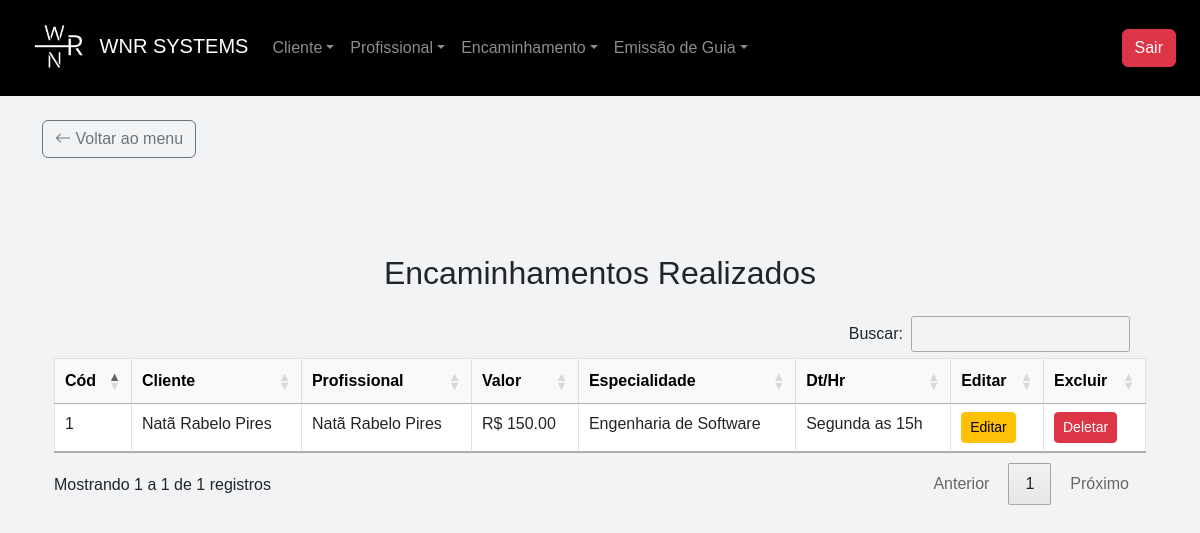
Before: /listar_encaminhamento (signed in) with the older database file.
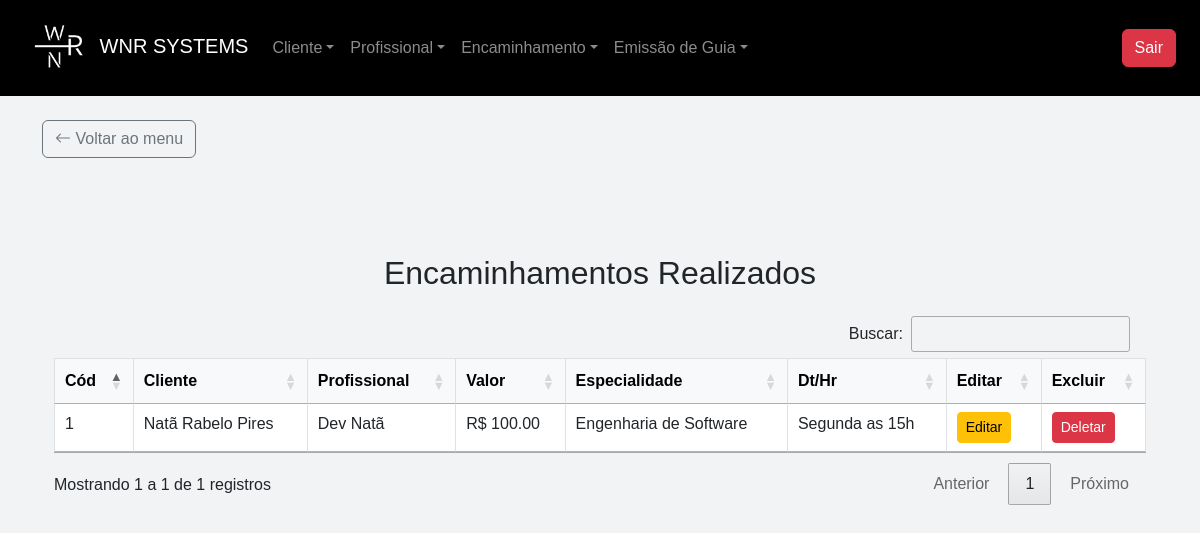
After: the same page with the newer database file.
### app/models.py (models this page shows)
class Encaminhamento(db.Model):
    __tablename__ = "encaminhamentos"
    id = db.Column(db.Integer, primary_key=True)
    convenio = db.Column(db.String)
    dias_horas_atendimento = db.Column(db.String)
    data_encaminhamento = db.Column(db.DateTime, default=db.func.current_timestamp())
    observacoes_gerais = db.Column(db.String)
    queixa = db.Column(db.String)
    valor = db.Column(db.Float)
    cliente_id = db.Column(db.Integer, db.ForeignKey("clientes.id", ondelete="CASCADE"))
    profissional_id = db.Column(db.Integer, db.ForeignKey("profissionais.id", ondelete="CASCADE"))
    situacao_id = db.Column(db.Integer, db.ForeignKey("situacao.id"))
    tipo_encaminhamento_id = db.Column(db.Integer, db.ForeignKey("tipo_encaminhamento.id"))
    situacao = db.relationship("Situacao", back_populates="encaminhamentos")
    tipo_encaminhamento = db.relationship("TipoEncaminhamento", back_populates="encaminhamento")
    cliente = db.relationship("Cliente", back_populates="encaminhamentos", passive_deletes=True)
    profissional = db.relationship("Profissional", back_populates="encaminhamentos", passive_deletes=True)

class Profissional(db.Model):
    __tablename__ = "profissionais"
    id = db.Column(db.Integer, primary_key=True)
    nome = db.Column(db.String(255), nullable=False)
    cpf = db.Column(db.String(14), unique=True, nullable=False)
    email = db.Column(db.String(255))
    data_nascimento = db.Column(db.DateTime)
    bairro = db.Column(db.String)
    banco = db.Column(db.String)
    cep = db.Column(db.String)
    cidade = db.Column(db.String)
    complemento = db.Column(db.String)
    graduacao = db.Column(db.String)
    issqn = db.Column(db.String)
    fone_pessoal = db.Column(db.String)
    fone_profissional = db.Column(db.String)
    curriculum_lattes = db.Column(db.String)
    dias_horas_disponiveis = db.Column(db.String)
    endereco_profissional = db.Column(db.String)
    estado = db.Column(db.String)
    observacoes = db.Column(db.String)
    pix = db.Column(db.String)
    registro_profissional = db.Column(db.String)
    rg = db.Column(db.String(11), unique=True, nullable=False)
    valor_minimo = db.Column(db.Float)
    encaminhamentos = db.relationship("Encaminhamento", back_populates="profissional", cascade="all, delete-orphan")
    guias = db.relationship("Guia", back_populates="profissional", cascade="all, delete-orphan")

class Cliente(db.Model):
    __tablename__ = "clientes"
    id = db.Column(db.Integer, primary_key=True)
    nome = db.Column(db.String(255), nullable=False)
    cpf = db.Column(db.String(14), unique=True, nullable=False)
    email = db.Column(db.String(255))
    data_nascimento = db.Column(db.DateTime)
    renda_familiar = db.Column(db.Float, nullable=False, default=0.0)
    bairro = db.Column(db.String(255))
    canal_divulgacao = db.Column(db.String(255))
    cep = db.Column(db.String(10))
    cidade = db.Column(db.String(255))
    cpf_responsavel = db.Column(db.String(14))
    complemento = db.Column(db.String(255))
    numero_cs = db.Column(db.String(20))
    despesa_mensal = db.Column(db.Float, nullable=False, default=0.0)
    estado = db.Column(db.String(255))
    endereco = db.Column(db.String(255))
    fone_contato = db.Column(db.String(20))
    fone_pessoal = db.Column(db.String(20))
    nome_plano_saude = db.Column(db.String(255), default="")
    plano_saude = db.Column(db.String(255))
    nome_responsavel = db.Column(db.String(255), default="")
    possui_filhos = db.Column(db.String(255))
    numero_filhos = db.Column(db.Integer, default=0)
    previdenciario = db.Column(db.String(255))
    profissao = db.Column(db.String(255))
    remuneracao = db.Column(db.Float, nullable=False, default=0.0)
    rg = db.Column(db.String(20))
    saldo = db.Column(db.Float, nullable=False, default=0.0)
    idade = db.Column(db.Integer, default=0)
    sexo_id = db.Column(db.Integer, db.ForeignKey("sexo.id"))
    condicao_habitacao_id = db.Column(db.Integer, db.ForeignKey("condicao_habitacao.id"))
    tipo_moradia_id = db.Column(db.Integer, db.ForeignKey("tipo_moradia.id"))
    tipo_transporte_id = db.Column(db.Integer, db.ForeignKey("tipo_transporte.id"))
    escolaridade_id = db.Column(db.Integer, db.ForeignKey("escolaridade.id"))
    grau_parentesco_id = db.Column(db.Integer, db.ForeignKey("grau_parentesco.id"))
    sexo = db.relationship("Sexo", back_populates="clientes")
    condicao_habitacao = db.relationship("CondicaoHabitacao", back_populates="clientes")
    tipo_moradia = db.relationship("TipoMoradia", back_populates="clientes")
    tipo_transporte = db.relationship("TipoTransporte", back_populates="clientes")
    escolaridade = db.relationship("Escolaridade", back_populates="clientes")
    grau_parentesco = db.relationship("GrauParentesco", back_populates="clientes")
    encaminhamentos = db.relationship("Encaminhamento", back_populates="cliente", cascade="all, delete-orphan")
    guias = db.relationship("Guia", back_populates="cliente", cascade="all, delete-orphan")

### app/routes/encaminhamento/encaminhamento.py (the view)
@encaminhamento_bp.route('/listar_encaminhamento', methods=['GET', 'POST'])
@required_login
@role_required('atendimento', 'financeiro', 'admin')
def listar_encaminhamento():
    encaminhamentos = Encaminhamento.query.all()
    usuario = current_user
    return render_template('encaminhamento/list.html', encaminhamentos=encaminhamentos, usuario=usuario)

### app/__init__.py (called while the page is built)
@login_manager.user_loader
def load_user(id):
    return Usuario.query.get(int(id))

### app/utils/login_required.py (called while the page is built)
def required_login(f):
    @wraps(f)
    def decorated_function(*args, **kwargs):
        if 'user_id' not in session:
            return redirect(url_for('auth_bp.login'))
        return f(*args, **kwargs)
    return decorated_function

### app/templates/encaminhamento/list.html (shortened to what this page needs)
{% extends 'base.html' %}
{% block content %}
<div class="container mt-5">
    <h2 class="text-center mb-4 mt-5">Encaminhamentos Realizados</h2>
    <div class="card-body">
        <table id="table" class="table table-bordered table-hover">
            <thead class="table-light">
                <tr>
                    <th>Cód</th>
                    <th>Cliente</th>
                    <th>Profissional</th>
                    <th>Valor</th>
                    <th>Especialidade</th>
                    <th>Dt/Hr</th>
                    <th>Editar</th>
                    {% if usuario.role == "admin" %}
                    <th>Excluir</th>
                    {% endif %}
                </tr>
            </thead>
            <tbody>
                {% for encaminhamento in encaminhamentos %}
                    <tr>
                        <td>{{ encaminhamento.id }}</td>
                        <td>{{ encaminhamento.cliente.nome }}</td>
                        <td>{{ encaminhamento.profissional.nome }}</td>
                        <td>R$ {{ "%0.2f"|format(encaminhamento.valor) }}</td>
                        <td>{{ encaminhamento.profissional.graduacao }}</td>
                        <td>{{ encaminhamento.dias_horas_atendimento }}</td>
                        <td><a href="{{ url_for('encaminhamento_bp.editar_encaminhamento', id=encaminhamento.id) }}" class="btn btn-sm btn-warning">Editar</a></td>
                        {% if usuario.role == "admin" %}
                        <td><a href="{{ url_for('encaminhamento_bp.deletar_encaminhamento', id=encaminhamento.id) }}" class="btn btn-sm btn-danger" data-bs-toggle="modal" data-bs-target="#confirmarExclusao" data-id="{{ encaminhamento.id }}">Deletar</a></td>
                        {% endif %}
                    </tr>
                  {% endfor %}
            </tbody>
        </table>
    </div>
</div>
{% endblock %}

Changed rows visible on the page:
changed Encaminhamento "Segunda as 15h": profissional.nome "Natã Rabelo Pires" → "Dev Natã"; valor "150.00" → "100.00"
